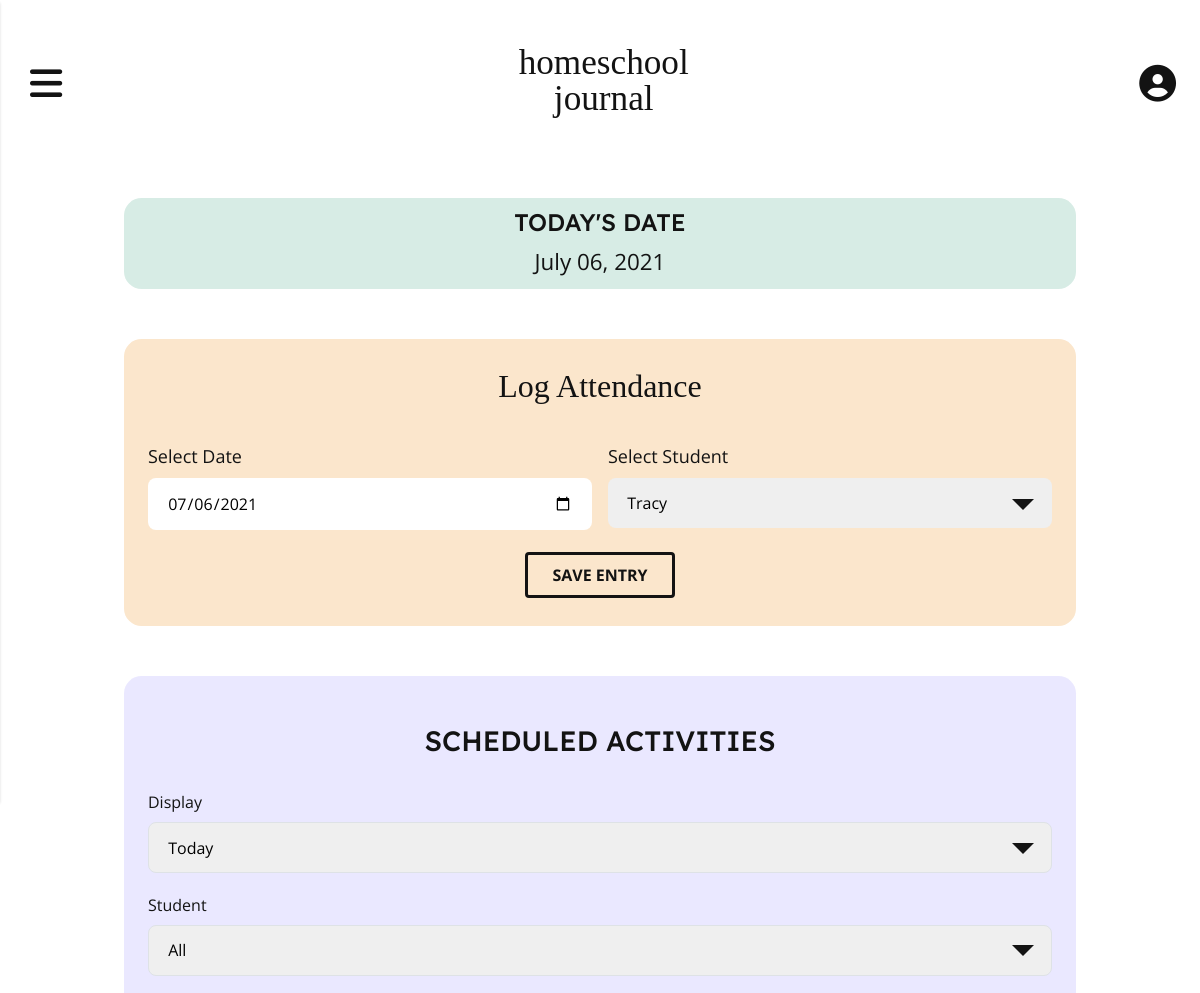
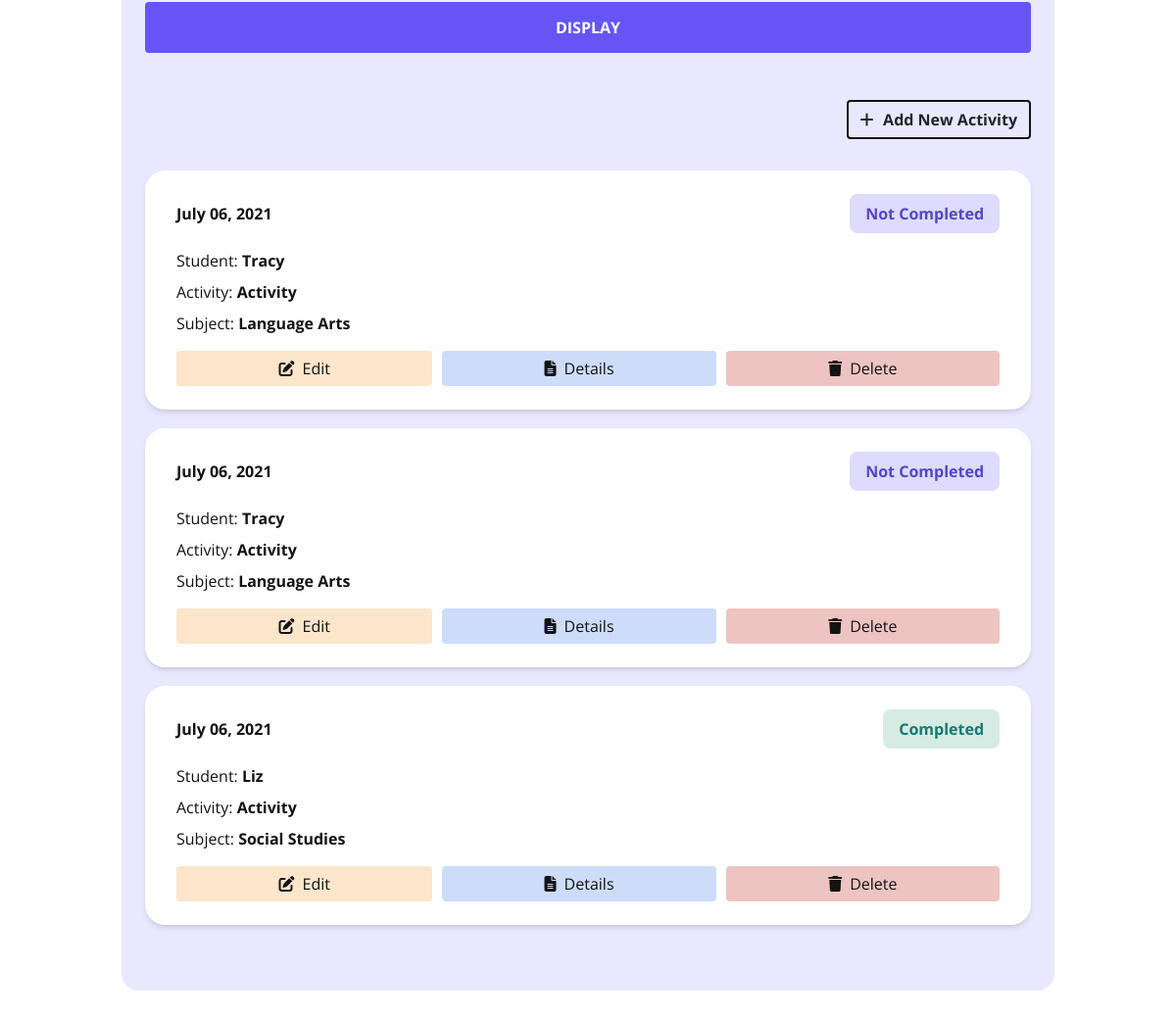
Screenshot of /index (signed in) with the database file from the repository (2 pictures, top to bottom).
### app/models.py (models this page shows, shortened)
class Activity(db.Model):
    id = db.Column(db.Integer, primary_key=True)
    title = db.Column(db.String(150), index=True, nullable=False)
    user_id = db.Column(db.Integer, db.ForeignKey('user.id'), index=True)
    subject_id = db.Column(db.Integer, db.ForeignKey('subject.id'), index=True, nullable=False)
    student_id = db.Column(db.Integer, db.ForeignKey('student.id'), index=True, nullable=False)
    description = db.Column(db.Text, index=True)
    resources = db.Column(db.Text, index=True)
    activity_date = db.Column(db.DateTime, index=True, nullable=False)
    notes = db.Column(db.Text, index=True)
    status = db.Column(db.String(64), index=True, nullable=False)

class Student(db.Model):
    id = db.Column(db.Integer, primary_key=True)
    student_name = db.Column(db.String(64), index=True)
    user_id = db.Column(db.Integer, db.ForeignKey('user.id'))
    attendance = db.relationship('Attendance', backref='student', lazy='dynamic')
    activities = db.relationship('Activity', backref='student', lazy='dynamic')
    def __str__(self):
        return self.student_name

class Subject(db.Model):
    id = db.Column(db.Integer, primary_key=True)
    user_id = db.Column(db.Integer, db.ForeignKey('user.id'), index=True)
    subject_name = db.Column(db.String(64), index=True)
    activities = db.relationship('Activity', backref='subject', lazy='dynamic')
    def __str__(self):
        return self.subject_name

### app/routes.py (the view, shortened to what this page needs)
@app.route('/',  methods=['GET', 'POST'])
@app.route('/index', methods=['GET', 'POST'])
@login_required
def index():
    form = AddStudentSubjectForm()
    students = current_user.students
    form2 = AddAttendanceForm()
    form2.student.choices = students
    todays_datetime = datetime(datetime.today().year, datetime.today().month, datetime.today().day)
    current_weekday = todays_datetime.isoweekday()
    form3 = DisplayActivitiesForm()
    student_list = ["All"]
    for student in students:
        student_list.append(student)
    form3.student.choices = student_list
    activities = current_user.activities.filter_by(activity_date=todays_datetime).order_by(Activity.activity_date).all()
    return render_template('index.html', form=form, form2=form2, todays_datetime=todays_datetime, form3=form3, activities=activities)

### app/forms.py
class AddStudentSubjectForm(FlaskForm):
    user_student = SelectField('How many students do you have?', choices=[ 1, 2, 3, 4, 5, 6, 7, 8], validators=[DataRequired()])
    student_name1 = StringField('Student Name(s)', validators=[DataRequired("Please enter student's name")])
    user_subject = SelectField('How many subjects do you teach?', choices=[ 1, 2, 3, 4, 5, 6, 7, 8, 9, 10], validators=[DataRequired()] )
    subject_name1 = StringField('Subject', validators=[DataRequired("Please enter subject name")])
    submit = SubmitField('Update')

class AddAttendanceForm(FlaskForm):
    attendance_date = DateField('Select Date', format='%Y-%m-%d')
    student = SelectField(u'Select Student', choices=[])
    submit = SubmitField('Save Entry')

### app/__init__.py (called while the page is built)
@app.template_filter()
def datetime_format_filter(value, format='%B %d, %Y'):
    return value.strftime(format)

@app.template_filter()
def datepicker_format_filter(value, format='%Y-%m-%d'):
    return value.strftime(format)

### app/models.py (called while the page is built)
@login.user_loader
def load_user(id):
    return User.query.get(int(id))

### app/templates/index.html (shortened to what this page needs)
{% extends "base.html" %}
{% block content %}
    {% if current_user.student_number %}
    <div class="date-wrapper">
        <h2 class="date-title">Today's Date</h2>
        <p class="date-info">{{ todays_datetime | datetime_format_filter }}</p>
    </div>
    <div class="attendance">
        <h2 class="attendance__title">Log Attendance</h2>
        <form class="attendance__form" method="POST" action="/index" role="form" novalidate>
            <div class="attendance__fields">
                <div class="attendance__field attendance__field--date">
                    {{ form2.attendance_date.label(class_='attendance__field-label') }}
                    {{ form2.attendance_date(class_='datepicker attendance__field-input', value=todays_datetime | datepicker_format_filter) }}
                </div>
                <div class="attendance__field attendance__field--student">
                    {{ form2.student.label(class_='attendance__field-label') }}
                    <div class="attendance__student-input">
                        {{ form2.student(class_='attendance__field-input attendance__field-input--student') }}
                    </div>
                </div>
            </div>
            {{ form2.submit(class_='btn attendance__btn') }}
        </form>
    </div>
    <div class="activities">
        <h3 class="activities__title">Scheduled Activities</h3>
        <div class="activities__wrapper">
            <form method="POST" action="/index" class="activities__form" novalidate>
                <div class="activities__field-wrapper">
                    <div class="activities__field activities__field-display">
                        {{ form3.display.label }}
                        <div class="activities__input">
                            {{ form3.display(class_='form-select--light activities__field-input activities__display-input') }}
                        </div>
                    </div>
                    <div class="activities__field activities__field-student">
                        {{ form3.student.label }}
                        <div class="activities__input">
                            {{ form3.student(class_='form-select--light activities__field-input activities__student-input') }}
                        </div>
                    </div>
                </div>
                {{ form3.display_submit(class_='btn activities__btn') }}
            </form>
        </div>
        <section class="activity-display">
            <div class="activity-display__add">
                <a href="{{ url_for('add') }}" id="add-btn" class="btn activity__add-btn"><i class="fas fa-plus activity__add-btn-icon"></i>Add New Activity</a>
            </div>
            <div class="activity-display__cards">
                {% for activity in activities %}
                <div class="activity__card">
                    <div class="activity__card-header">
                        <p class="activity__card-date">{{ activity.activity_date | datetime_format_filter }}</p>
                        <p class="activity__card-status activity__card-status-{{ activity.status | lower | replace(" ", "") }}">{{ activity.status }}</p>
                    </div>
                    <div class=activity__card-content>
                        <p class="activity__card-data activity__card-student">Student: <span class="activity__card-student-data">{{ activity.student }}</span></p>
                        <p class="activity__card-data activity__card-activity">Activity: <span class="activity__card-activity-data">{{ activity.title }}</span></p>
                        <p class="activity__card-data activity__card-subject">Subject: <span class="activity__card-subject-data">{{ activity.subject }}</span></p>
                    </div>
                    <div class="activity__card-controls">
                        <a href="{{ url_for('update', title=activity.title) }}" class="btn btn-edit activity__card-controls-btn"><i class="fas fa-edit activity__card-controls-icon"></i>Edit</a>
                        <a href="{{ url_for('details', title=activity.title) }}" class="btn btn-details activity__card-controls-btn"><i class="fas fa-file-alt activity__card-controls-icon"></i></i>Details</a>
                        <a href="{{ url_for('delete', id=activity.id) }}" class="btn btn-delete activity__card-controls-btn" onclick="return confirm('Are you sure you want to delete?')"><i class="fas fa-trash activity__card-controls-icon"></i>Delete</a>
                    </div>
                </div>
                {% endfor %}
            </div>
        </section>
    </div>
    {% endif %}
{% endblock %}

### rows the page displays
Activity: activity_date "July 06, 2021", status "Not Completed", student "Tracy", title "Activity", subject "Language Arts"
Activity: activity_date "July 06, 2021", status "Not Completed", student "Tracy", title "Activity", subject "Language Arts"
Activity: activity_date "July 06, 2021", status "Completed", student "Liz", title "Activity", subject "Social Studies"

### other values shown
{{ todays_datetime | datetime_format_filter }} "July 06, 2021"
